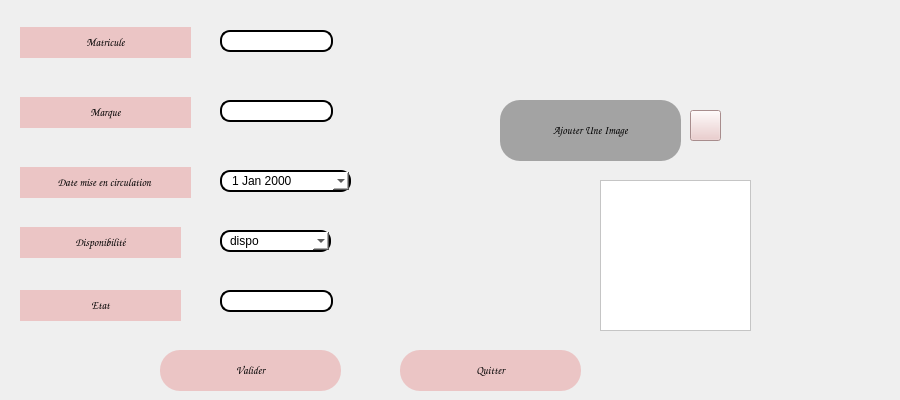
   <widget class="QWidget" name="r">
    <property name="enabled">
     <bool>true</bool>
    </property>
    <attribute name="title">
     <string>Ajouter</string>
    </attribute>
    <widget class="QPushButton" name="pushButton_2">
     <property name="geometry">
      <rect>
       <x>20</x>
       <y>27</y>
       <width>171</width>
       <height>31</height>
      </rect>
     </property>
     <property name="font">
      <font>
       <family>Comic Sans MS</family>
       <pointsize>8</pointsize>
       <weight>75</weight>
       <italic>false</italic>
       <bold>true</bold>
      </font>
     </property>
     <property name="styleSheet">
      <string notr="true">font: 75 8pt &quot;MS Shell Dlg 2&quot;;
border-radius: 20px;
color: black;
padding: 0 8px;
background: #ebc5c5;
font: bold, &quot;Comic Sans MS&quot;;;
text-align:center;</string>
     </property>
     <property name="text">
      <string>Matricule</string>
     </property>
    </widget>
    <widget class="QPushButton" name="pushButton_3">
     <property name="geometry">
      <rect>
       <x>20</x>
       <y>97</y>
       <width>171</width>
       <height>31</height>
      </rect>
     </property>
     <property name="font">
      <font>
       <family>Comic Sans MS</family>
       <pointsize>8</pointsize>
       <weight>75</weight>
       <italic>false</italic>
       <bold>true</bold>
      </font>
     </property>
     <property name="styleSheet">
      <string notr="true">font: 75 8pt &quot;MS Shell Dlg 2&quot;;
border-radius: 20px;
color: black;
padding: 0 8px;
background: #ebc5c5;
font: bold, &quot;Comic Sans MS&quot;;;
text-align:center;</string>
     </property>
     <property name="text">
      <string>Marque</string>
     </property>
    </widget>
    <widget class="QPushButton" name="pushButton_10">
     <property name="geometry">
      <rect>
       <x>20</x>
       <y>167</y>
       <width>171</width>
       <height>31</height>
      </rect>
     </property>
     <property name="font">
      <font>
       <family>Comic Sans MS</family>
       <pointsize>8</pointsize>
       <weight>75</weight>
       <italic>false</italic>
       <bold>true</bold>
      </font>
     </property>
     <property name="styleSheet">
      <string notr="true">font: 75 8pt &quot;MS Shell Dlg 2&quot;;
border-radius: 20px;
color: black;
padding: 0 8px;
background: #ebc5c5;
font: bold, &quot;Comic Sans MS&quot;;;
text-align:center;</string>
     </property>
     <property name="text">
      <string>Date mise en circulation </string>
     </property>
    </widget>
    <widget class="QPushButton" name="pushButton_11">
     <property name="geometry">
      <rect>
       <x>20</x>
       <y>227</y>
       <width>161</width>
       <height>31</height>
      </rect>
     </property>
     <property name="font">
      <font>
       <family>Comic Sans MS</family>
       <pointsize>8</pointsize>
       <weight>75</weight>
       <italic>false</italic>
       <bold>true</bold>
      </font>
     </property>
     <property name="styleSheet">
      <string notr="true">font: 75 8pt &quot;MS Shell Dlg 2&quot;;
border-radius: 20px;
color: black;
padding: 0 8px;
background: #ebc5c5;
font: bold, &quot;Comic Sans MS&quot;;;
text-align:center;</string>
     </property>
     <property name="text">
      <string>Disponibilité</string>
     </property>
    </widget>
    <widget class="QPushButton" name="pushButton_12">
     <property name="geometry">
      <rect>
       <x>20</x>
       <y>290</y>
       <width>161</width>
       <height>31</height>
      </rect>
     </property>
     <property name="font">
      <font>
       <family>Comic Sans MS</family>
       <pointsize>8</pointsize>
       <weight>75</weight>
       <italic>false</italic>
       <bold>true</bold>
      </font>
     </property>
     <property name="styleSheet">
      <string notr="true">font: 75 8pt &quot;MS Shell Dlg 2&quot;;
border-radius: 20px;
color: black;
padding: 0 8px;
background: #ebc5c5;
font: bold, &quot;Comic Sans MS&quot;;;
text-align:center;</string>
     </property>
     <property name="text">
      <string>Etat</string>
     </property>
    </widget>
    <widget class="QLineEdit" name="lineEdit_matricule">
     <property name="geometry">
      <rect>
       <x>220</x>
       <y>30</y>
       <width>113</width>
       <height>22</height>
      </rect>
     </property>
     <property name="styleSheet">
      <string notr="true">border: 2px solid black;
font: 75 8pt &quot;MS Shell Dlg 2&quot;;
border-radius: 10px;
padding: 0 8px;
background: white;
font: bold, &quot;Comic Sans MS&quot;;;
text-align:center;</string>
     </property>
    </widget>
    <widget class="QLineEdit" name="marque">
     <property name="geometry">
      <rect>
       <x>220</x>
       <y>100</y>
       <width>113</width>
       <height>22</height>
      </rect>
     </property>
     <property name="styleSheet">
      <string notr="true">border: 2px solid black;
font: 75 8pt &quot;MS Shell Dlg 2&quot;;
border-radius: 10px;
padding: 0 8px;
background: white;
font: bold, &quot;Comic Sans MS&quot;;;
text-align:center;</string>
     </property>
    </widget>
    <widget class="QLineEdit" name="etat">
     <property name="geometry">
      <rect>
       <x>220</x>
       <y>290</y>
       <width>113</width>
       <height>22</height>
      </rect>
     </property>
     <property name="styleSheet">
      <string notr="true">border: 2px solid black;
font: 75 8pt &quot;MS Shell Dlg 2&quot;;
border-radius: 10px;
padding: 0 8px;
background: white;
font: bold, &quot;Comic Sans MS&quot;;;
text-align:center;</string>
     </property>
    </widget>
    <widget class="QPushButton" name="pushButton_13">
     <property name="geometry">
      <rect>
       <x>160</x>
       <y>350</y>
       <width>181</width>
       <height>41</height>
      </rect>
     </property>
     <property name="font">
      <font>
       <family>Comic Sans MS</family>
       <pointsize>8</pointsize>
       <weight>75</weight>
       <italic>false</italic>
       <bold>true</bold>
      </font>
     </property>
     <property name="styleSheet">
      <string notr="true">font: 75 8pt &quot;MS Shell Dlg 2&quot;;
border-radius: 20px;
color: black;
padding: 0 8px;
background: #ebc5c5;
font: bold, &quot;Comic Sans MS&quot;;;
text-align:center;</string>
     </property>
     <property name="text">
      <string>Valider</string>
     </property>
    </widget>
    <widget class="QPushButton" name="Quitter">
     <property name="geometry">
      <rect>
       <x>400</x>
       <y>350</y>
       <width>181</width>
       <height>41</height>
      </rect>
     </property>
     <property name="font">
      <font>
       <family>Comic Sans MS</family>
       <pointsize>8</pointsize>
       <weight>75</weight>
       <italic>false</italic>
       <bold>true</bold>
      </font>
     </property>
     <property name="styleSheet">
      <string notr="true">font: 75 8pt &quot;MS Shell Dlg 2&quot;;
border-radius: 20px;
color: black;
padding: 0 8px;
background: #ebc5c5;
font: bold, &quot;Comic Sans MS&quot;;;
text-align:center;</string>
     </property>
     <property name="text">
      <string>Quitter</string>
     </property>
    </widget>
    <widget class="QPushButton" name="pushButton_14">
     <property name="geometry">
      <rect>
       <x>500</x>
       <y>100</y>
       <width>181</width>
       <height>61</height>
      </rect>
     </property>
     <property name="font">
      <font>
       <family>Comic Sans MS</family>
       <pointsize>8</pointsize>
       <weight>75</weight>
       <italic>false</italic>
       <bold>true</bold>
      </font>
     </property>
     <property name="styleSheet">
      <string notr="true">font: 75 8pt &quot;MS Shell Dlg 2&quot;;
border-radius: 20px;
color: black;
padding: 0 8px;
background: #b87979;
background-color: rgb(163, 163, 163);
font: bold, &quot;Comic Sans MS&quot;;;
text-align:center;</string>
     </property>
     <property name="text">
      <string>Ajouter Une Image</string>
     </property>
    </widget>
    <widget class="QPushButton" name="pushButton_22">
     <property name="geometry">
      <rect>
       <x>690</x>
       <y>110</y>
       <width>31</width>
       <height>31</height>
      </rect>
     </property>
     <property name="font">
      <font>
       <family>Comic Sans MS</family>
       <pointsize>8</pointsize>
       <weight>75</weight>
       <italic>false</italic>
       <bold>true</bold>
      </font>
     </property>
     <property name="styleSheet">
      <string notr="true">background-color: rgb(235, 197, 197);
background-image: url(:/Downloads/image.svg);</string>
     </property>
     <property name="text">
      <string/>
     </property>
    </widget>
    <widget class="QComboBox" name="dispo">
     <property name="geometry">
      <rect>
       <x>220</x>
       <y>230</y>
       <width>111</width>
       <height>22</height>
      </rect>
     </property>
     <property name="styleSheet">
      <string notr="true">border: 2px solid black;
font: 75 8pt &quot;MS Shell Dlg 2&quot;;
border-radius: 10px;
padding: 0 8px;
background: white;
font: bold, &quot;Comic Sans MS&quot;;;
text-align:center;</string>
     </property>
     <item>
      <property name="text">
       <string>dispo</string>
      </property>
     </item>
     <item>
      <property name="text">
       <string>non dispo</string>
      </property>
     </item>
    </widget>
    <widget class="QLabel" name="image">
     <property name="geometry">
      <rect>
       <x>650</x>
       <y>190</y>
       <width>241</width>
       <height>161</height>
      </rect>
     </property>
     <property name="text">
      <string/>
     </property>
    </widget>
    <widget class="QGraphicsView" name="img1">
     <property name="geometry">
      <rect>
       <x>600</x>
       <y>180</y>
       <width>151</width>
       <height>151</height>
      </rect>
     </property>
     <property name="styleSheet">
      <string notr="true">background-color: rgb(255, 255, 255);</string>
     </property>
    </widget>
    <widget class="QDateEdit" name="date">
     <property name="geometry">
      <rect>
       <x>220</x>
       <y>170</y>
       <width>131</width>
       <height>22</height>
      </rect>
     </property>
     <property name="styleSheet">
      <string notr="true">border: 2px solid black;
font: 75 8pt &quot;MS Shell Dlg 2&quot;;
border-radius: 10px;
padding: 0 8px;
background: white;
font: bold, &quot;Comic Sans MS&quot;;;
text-align:center;</string>
     </property>
     <property name="calendarPopup">
      <bool>true</bool>
     </property>
    </widget>
   </widget>
